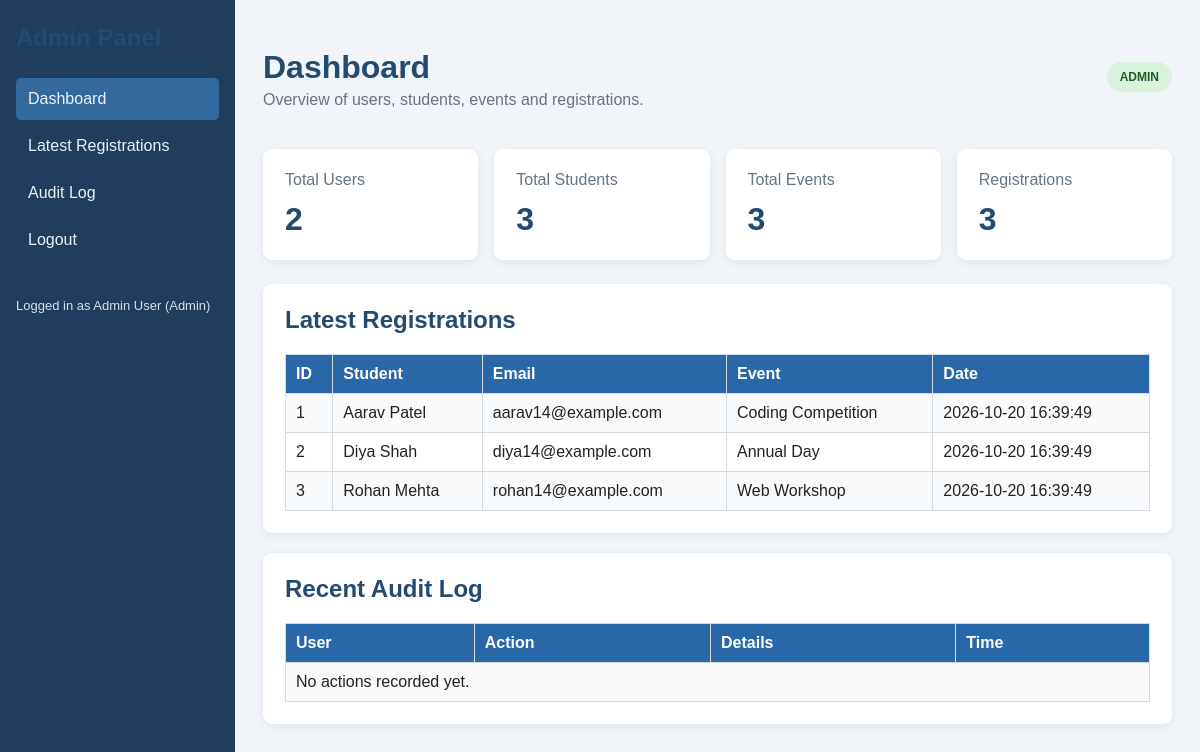
/index.php (signed in), run on the app's committed database.
### tables this page shows
CREATE TABLE IF NOT EXISTS registrations (
    id INT AUTO_INCREMENT PRIMARY KEY,
    user_id INT NULL,
    student_name VARCHAR(100) NOT NULL,
    email VARCHAR(150) NOT NULL,
    event_name VARCHAR(100) NOT NULL,
    registered_at TIMESTAMP DEFAULT CURRENT_TIMESTAMP
);

### index.php (the view, shortened to what this page needs)
<?php
require "db.php";
$totalUsers = (int)$conn->query("SELECT COUNT(*) AS total FROM users")->fetch_assoc()["total"];
$totalStudents = (int)$conn->query("SELECT COUNT(*) AS total FROM students")->fetch_assoc()["total"];
$totalEvents = (int)$conn->query("SELECT COUNT(*) AS total FROM events")->fetch_assoc()["total"];
$totalRegistrations = (int)$conn->query("SELECT COUNT(*) AS total FROM registrations")->fetch_assoc()["total"];
$latest = $conn->query("SELECT id, student_name, email, event_name, registered_at FROM registrations ORDER BY registered_at DESC LIMIT 5");
$logs = $conn->query("SELECT username, action, details, created_at FROM audit_logs ORDER BY id DESC LIMIT 10");
?>
<!DOCTYPE html>
<html lang="en">
<head>
<link rel="stylesheet" href="style.css">
</head>
<body>
<div class="layout">
    <aside class="sidebar">
        <h2>Admin Panel</h2>
        <a class="active" href="index.php">Dashboard</a>
        <a href="#registrations">Latest Registrations</a>
        <a href="#audit">Audit Log</a>
        <a href="index.php?logout=1">Logout</a>
        <p class="role">Logged in as <?= htmlspecialchars($_SESSION["name"], ENT_QUOTES, "UTF-8") ?> (Admin)</p>
    </aside>
    <main class="main">
        <div class="top">
            <div><h1>Dashboard</h1><p>Overview of users, students, events and registrations.</p></div>
            <span class="admin-tag">ADMIN</span>
        </div>
        <section class="stats">
            <div class="stat"><p>Total Users</p><h2><?= $totalUsers ?></h2></div>
            <div class="stat"><p>Total Students</p><h2><?= $totalStudents ?></h2></div>
            <div class="stat"><p>Total Events</p><h2><?= $totalEvents ?></h2></div>
            <div class="stat"><p>Registrations</p><h2><?= $totalRegistrations ?></h2></div>
        </section>
        <section class="panel" id="registrations">
            <h2>Latest Registrations</h2>
            <div class="table-wrap"><table>
                <tr><th>ID</th><th>Student</th><th>Email</th><th>Event</th><th>Date</th></tr>
                <?php while ($r = $latest->fetch_assoc()): ?>
                <tr>
                    <td><?= (int)$r["id"] ?></td>
                    <td><?= htmlspecialchars($r["student_name"], ENT_QUOTES, "UTF-8") ?></td>
                    <td><?= htmlspecialchars($r["email"], ENT_QUOTES, "UTF-8") ?></td>
                    <td><?= htmlspecialchars($r["event_name"], ENT_QUOTES, "UTF-8") ?></td>
                    <td><?= htmlspecialchars($r["registered_at"], ENT_QUOTES, "UTF-8") ?></td>
                </tr>
                <?php endwhile; ?>
            </table></div>
        </section>
        <section class="panel" id="audit">
            <h2>Recent Audit Log</h2>
            <div class="table-wrap"><table>
                <tr><th>User</th><th>Action</th><th>Details</th><th>Time</th></tr>
                <?php if ($logs->num_rows === 0): ?><tr><td colspan="4">No actions recorded yet.</td></tr><?php endif; ?>
            </table></div>
        </section>
    </main>
</div>
</body>
</html>

### style.css (style rules this page uses)
* { box-sizing: border-box; }
body { margin: 0; font-family: Arial, sans-serif; background: #f1f4f8; color: #222; }
.layout { display: flex; min-height: 100vh; }
.sidebar { width: 235px; background: #203e5c; color: white; padding: 24px 16px; flex-shrink: 0; }
.sidebar h2 { margin: 0 0 26px; }
.sidebar a { display: block; color: #eaf2fa; padding: 12px; text-decoration: none; border-radius: 5px; margin: 5px 0; }
.sidebar a:hover, .sidebar a.active { background: #326a9d; }
.role { margin-top: 35px; font-size: 13px; color: #d3e1ef; line-height: 1.5; }
.main { flex: 1; padding: 28px; min-width: 0; }
.top { display: flex; justify-content: space-between; align-items: center; gap: 15px; }
h1, h2 { color: #234b70; }
.top h1 { margin-bottom: 5px; }
.top p { color: #667482; margin-top: 0; }
.admin-tag { background: #d9f2dc; color: #205b2a; border-radius: 20px; padding: 8px 13px; font-size: 12px; font-weight: bold; }
.stats { display: grid; grid-template-columns: repeat(4, 1fr); gap: 16px; margin: 24px 0; }
.stat, .panel, .login-card { background: white; padding: 22px; border-radius: 9px; box-shadow: 0 2px 8px #00000012; }
.stat p { color: #667482; margin: 0; }
.stat h2 { font-size: 32px; margin: 12px 0 0; }
.panel { margin: 20px 0; }
.panel h2 { margin-top: 0; }
.table-wrap { overflow-x: auto; }
table { width: 100%; border-collapse: collapse; }
th, td { border: 1px solid #d5dbe2; padding: 10px; text-align: left; }
th { background: #2868a8; color: white; }
tr:nth-child(even) { background: #f8fafc; }

### data on the page
registrations: id "1", student_name "Aarav Patel", email "aarav14@example.com", event_name "Coding Competition", registered_at "2026-10-20 16:39:49"
registrations: id "2", student_name "Diya Shah", email "diya14@example.com", event_name "Annual Day", registered_at "2026-10-20 16:39:49"
registrations: id "3", student_name "Rohan Mehta", email "rohan14@example.com", event_name "Web Workshop", registered_at "2026-10-20 16:39:49"

### other printed values
$_SESSION["name"] "Admin User"
$totalUsers "2"
$totalStudents "3"
$totalEvents "3"
$totalRegistrations "3"
